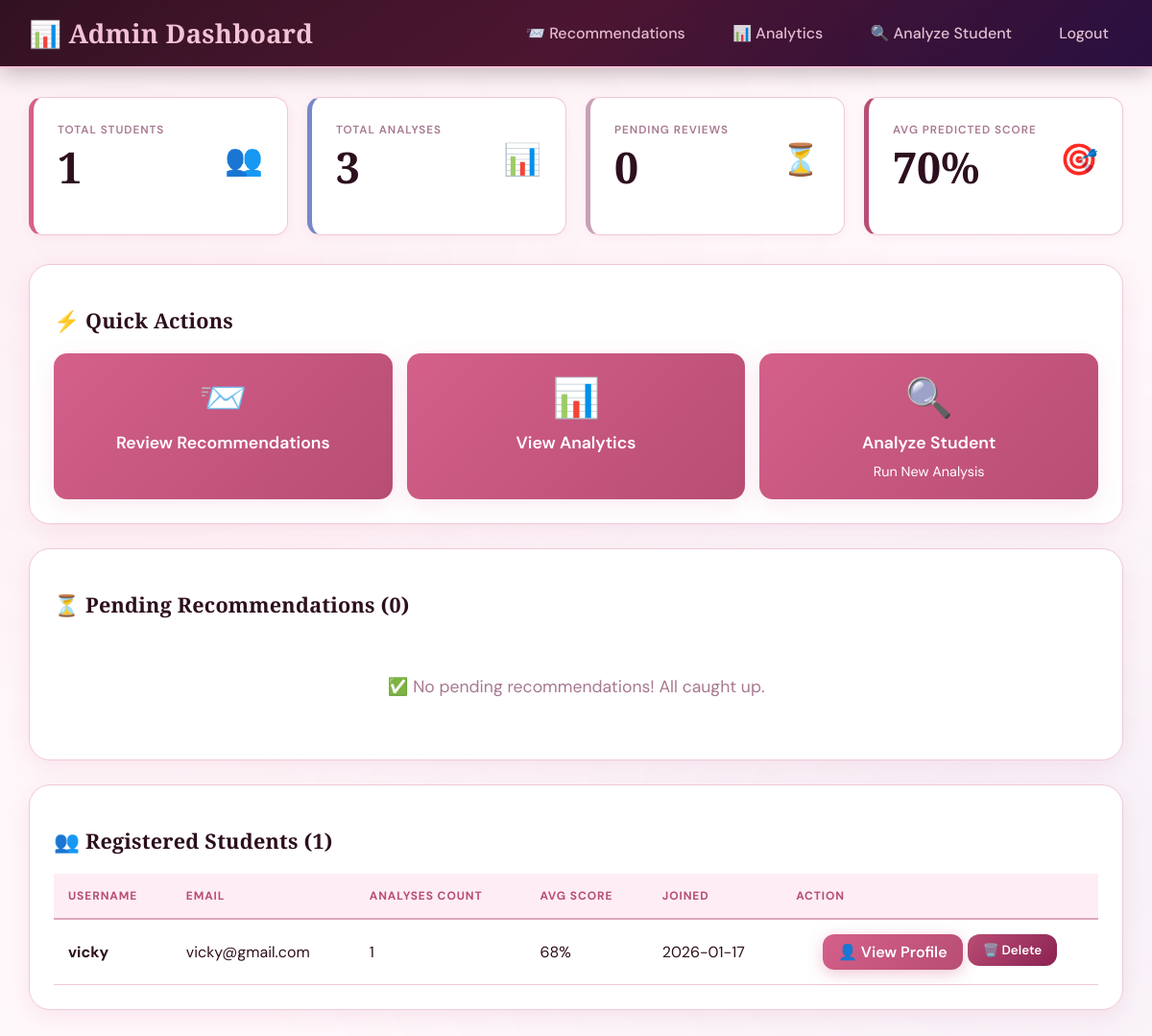
The page /admin/dashboard (signed in) on the database its author committed.
### tables this page shows
CREATE TABLE users
                 (id INTEGER PRIMARY KEY AUTOINCREMENT,
                  username TEXT UNIQUE NOT NULL,
                  email TEXT UNIQUE NOT NULL,
                  password TEXT NOT NULL,
                  role TEXT DEFAULT 'student',
                  assigned_student_id TEXT,
                  created_at TIMESTAMP DEFAULT CURRENT_TIMESTAMP);

### app.py (the view)
@app.route('/admin/dashboard')
@admin_required
def admin_dashboard():
    conn = get_db()
    pending = conn.execute('''SELECT r.*, u.username, a.predicted_score, a.cluster_label
                             FROM recommendations r
                             JOIN users u ON r.user_id = u.id
                             JOIN analysis_history a ON r.analysis_id = a.id
                             WHERE r.status = 'pending'
                             ORDER BY r.created_at DESC''').fetchall()
    students = conn.execute('''SELECT u.*,
                              COUNT(DISTINCT a.id) as analysis_count,
                              AVG(a.predicted_score) as avg_score
                              FROM users u
                              LEFT JOIN analysis_history a ON u.id = a.user_id
                              WHERE u.role = 'student'
                              GROUP BY u.id
                              ORDER BY u.created_at DESC''').fetchall()
    stats = {
        'total_students': conn.execute('SELECT COUNT(*) as count FROM users WHERE role="student"').fetchone()['count'],
        'total_analyses': conn.execute('SELECT COUNT(*) as count FROM analysis_history').fetchone()['count'],
        'pending_recommendations': len(pending),
        'avg_predicted_score': conn.execute('SELECT AVG(predicted_score) as avg FROM analysis_history').fetchone()['avg'] or 0
    }
    conn.close()
    return render_template('admin_dashboard.html', pending=pending, students=students, stats=stats)

### app.py (called while the page is built)
def admin_required(f):
    @wraps(f)
    def decorated_function(*args, **kwargs):
        if 'user_id' not in session:
            flash('Please login to access this page.', 'warning')
            return redirect(url_for('login'))
        if session.get('role') != 'admin':
            flash('Admin access required.', 'error')
            return redirect(url_for('dashboard'))
        return f(*args, **kwargs)
    return decorated_function

def get_db():
    conn = sqlite3.connect('studytrack.db')
    conn.row_factory = sqlite3.Row
    return conn

### templates/admin_dashboard.html (shortened to what this page needs)
<!DOCTYPE html>
<html lang="en">
<head>
     <link rel="stylesheet" href="/static/css/adashbd.css">
</head>
<body>
<header>
    <h1>📊 Admin Dashboard</h1>
    <nav>
        <a href="/admin/recommendations">📨 Recommendations</a>
        <a href="/admin/analytics">📊 Analytics</a>
        <a href="/input">🔍 Analyze Student</a>
        <a href="/logout">Logout</a>
    </nav>
</header>
<div class="container">
    <div class="stats-grid">
        <div class="stat-card primary">
            <div class="stat-header">
                <div>
                    <div class="stat-label">Total Students</div>
                    <div class="stat-value">{{ stats.total_students }}</div>
                </div>
                <div class="stat-icon">👥</div>
            </div>
        </div>
        <div class="stat-card success">
            <div class="stat-header">
                <div>
                    <div class="stat-label">Total Analyses</div>
                    <div class="stat-value">{{ stats.total_analyses }}</div>
                </div>
                <div class="stat-icon">📊</div>
            </div>
        </div>
        <div class="stat-card warning">
            <div class="stat-header">
                <div>
                    <div class="stat-label">Pending Reviews</div>
                    <div class="stat-value">{{ stats.pending_recommendations }}</div>
                </div>
                <div class="stat-icon">⏳</div>
            </div>
        </div>
        <div class="stat-card danger">
            <div class="stat-header">
                <div>
                    <div class="stat-label">Avg Predicted Score</div>
                    <div class="stat-value">{{ "%.0f"|format(stats.avg_predicted_score) }}%</div>
                </div>
                <div class="stat-icon">🎯</div>
            </div>
        </div>
    </div>
    <div class="card">
        <h2>⚡ Quick Actions</h2>
        <div class="quick-actions">
            <a href="/admin/recommendations" class="action-card">
                <div class="icon">📨</div>
                <div class="label">Review Recommendations</div>
            </a>
            <a href="/admin/analytics" class="action-card" style="background: linear-gradient(135deg, #10b981, #059669);">
                <div class="icon">📊</div>
                <div class="label">View Analytics</div>
            </a>
            <a href="/input" class="action-card" style="background: linear-gradient(135deg, #f59e0b, #d97706);">
                <div class="icon">🔍</div>
                <div class="label">Analyze Student</div>
                <div style="margin-top: 10px; font-size: 0.9em;">Run New Analysis</div>
            </a>
        </div>
    </div>
    <div class="card">
        <h2>⏳ Pending Recommendations ({{ pending|length }})</h2>
        {% if pending %}
        <table>
            <thead>
                <tr>
                    <th>Student</th>
                    <th>Student ID</th>
                    <th>Performance</th>
                    <th>Predicted Score</th>
                    <th>Submitted</th>
                    <th>Action</th>
                </tr>
            </thead>
            <tbody>
                {% for rec in pending %}
                <tr>
                    <td><strong>{{ rec.username }}</strong></td>
                    <td>{{ rec.student_id }}</td>
                    <td>
                        {% if rec.cluster_label == 'High Performer' %}
                            <span class="badge high">{{ rec.cluster_label }}</span>
                        {% elif rec.cluster_label == 'Average Performer' %}
                            <span class="badge avg">{{ rec.cluster_label }}</span>
                        {% else %}
                            <span class="badge low">{{ rec.cluster_label }}</span>
                        {% endif %}
                    </td>
                    <td><strong>{{ "%.0f"|format(rec.predicted_score) }}%</strong></td>
                    <td>{{ rec.created_at[:16] }}</td>
                    <td>
                        <a href="/admin/recommendation/{{ rec.id }}" class="btn btn-primary">
                            Review →
                        </a>
                    </td>
                </tr>
                {% endfor %}
            </tbody>
        </table>
        {% else %}
        <div class="empty">
            ✅ No pending recommendations! All caught up.
        </div>
        {% endif %}
    </div>
    <div class="card" id="students">
        <h2>👥 Registered Students ({{ students|length }})</h2>
        {% if students %}
        <table>
            <thead>
                <tr>
                    <th>Username</th>
                    <th>Email</th>
                    <th>Analyses Count</th>
                    <th>Avg Score</th>
                    <th>Joined</th>
                    <th>Action</th>
                </tr>
            </thead>
            <tbody>
                {% for student in students %}
                <tr>
                    <td><strong>{{ student.username }}</strong></td>
                    <td>{{ student.email }}</td>
                    <td>{{ student.analysis_count }}</td>
                    <td>
                        {% if student.avg_score %}
                            {{ "%.0f"|format(student.avg_score) }}%
                        {% else %}
                            N/A
                        {% endif %}
                    </td>
                    <td>{{ student.created_at[:10] }}</td>
                    <td>
                        <div style="display: flex; gap: 5px; justify-content: center;">
                            <a href="/admin/student/{{ student.id }}" class="btn btn-primary">
                                👤 View Profile
                            </a>
                            <form method="POST" action="/admin/student/{{ student.id }}/delete"
                                  onsubmit="return confirmDelete('{{ student.username|safe }}');"
                                  style="display: inline; margin: 0;">
                                <button type="submit" class="btn btn-danger">🗑️ Delete</button>
                            </form>
                        </div>
                    </td>
                </tr>
                {% endfor %}
            </tbody>
        </table>
        {% else %}
        <div class="empty">
            No students registered yet.
        </div>
        {% endif %}
    </div>
</div>
</body>
</html>

### rows shown on the page
users: username "vicky", email "vicky@gmail.com", analysis_count "1", avg_score "68", created_at "2026-01-17"

### other values the page prints
{{ stats.total_students }} "1"
{{ stats.total_analyses }} "3"
{{ stats.pending_recommendations }} "0"
{{ "%.0f"|format(stats.avg_predicted_score) }} "70"
{{ pending|length }} "0"
{{ students|length }} "1"
